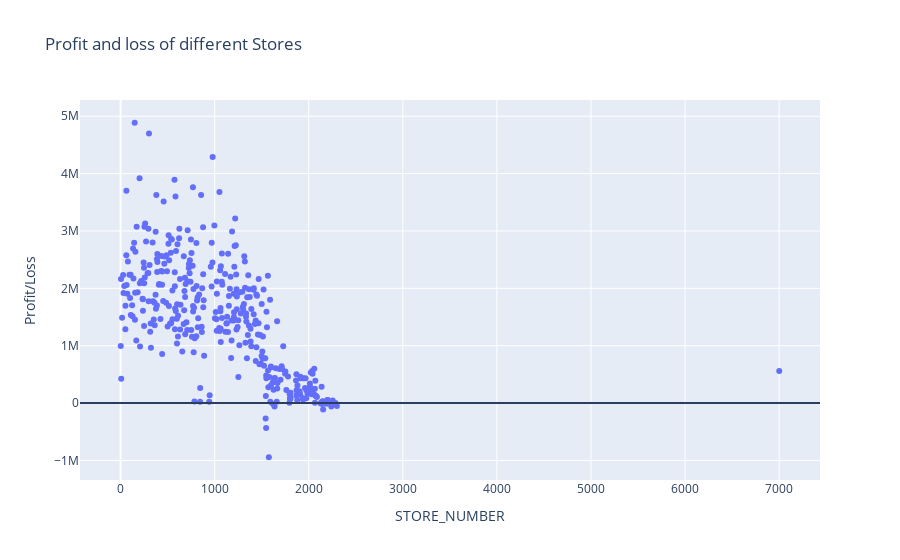

This figure's notebook cell:
### Code cell
fig = px.scatter(data_frame=comp_group,x='STORE_NUMBER',y='Profit/Loss',title='Profit and loss of different Stores',hover_data='CITY_NAME')
fig.add_hline(y=0)
fig.show()

### Figure 1 — Plotly figure (JSON) as saved in the notebook; plotly's stock layout.template omitted (floating-point values rounded to 4 significant figures; data arrays with more than 128 entries replaced by an {"elided": "..."} marker saying what was removed)
{"data": [{"customdata": {"elided": "372x1 str values"}, "hovertemplate": "STORE_NUMBER=%{x}<br>Profit/Loss=%{y}<br>CITY_NAME=%{customdata[0]}<extra></extra>", "legendgroup": "", "marker": {"color": "#636efa", "symbol": "circle"}, "mode": "markers", "name": "", "orientation": "v", "showlegend": false, "type": "scatter", "x": {"elided": "372 int values"}, "xaxis": "x", "y": {"elided": "372 float values"}, "yaxis": "y"}], "layout": {"legend": {"tracegroupgap": 0}, "shapes": [{"type": "line", "x0": 0, "x1": 1, "xref": "x domain", "y0": 0, "y1": 0, "yref": "y"}], "title": {"text": "Profit and loss of different Stores"}, "xaxis": {"anchor": "y", "domain": [0, 1], "title": {"text": "STORE_NUMBER"}}, "yaxis": {"anchor": "x", "domain": [0, 1], "title": {"text": "Profit/Loss"}}}}
